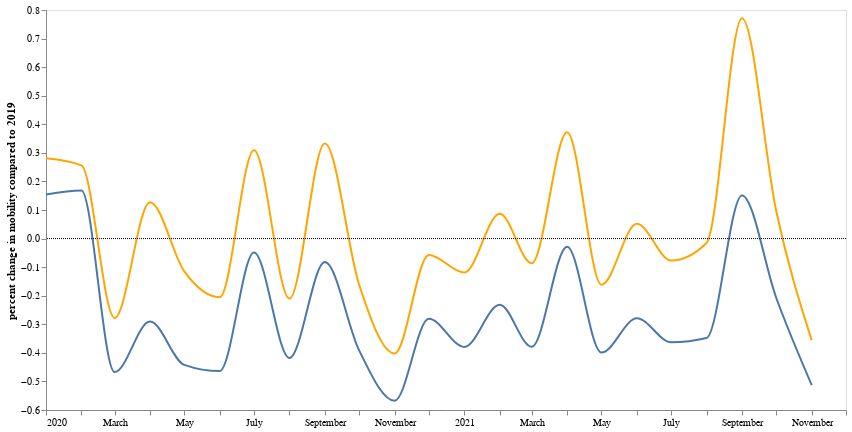

Notebook code for this chart:
### Code cell
total_mob

### Figure 1 — Vega-Lite specification as saved in the notebook (floating-point values rounded to 4 significant figures)
{"config": {"view": {"continuousWidth": 400, "continuousHeight": 300}}, "layer": [{"data": {"name": "data-10c8f5c847f7b7bb006a38451f9e12aa"}, "mark": {"type": "line", "interpolate": "monotone", "opacity": 1.0}, "encoding": {"x": {"type": "temporal", "axis": {"grid": false, "title": null}, "field": "date"}, "y": {"type": "quantitative", "axis": {"grid": false, "title": "percent change in mobility compared to 2019"}, "field": "value"}}, "height": 400, "width": 800}, {"data": {"name": "data-e49234eba73d1ecc835c28aa910384ab"}, "mark": {"type": "line", "color": "orange", "interpolate": "monotone", "opacity": 1.0}, "encoding": {"x": {"type": "temporal", "axis": {"grid": false, "title": null}, "field": "date"}, "y": {"type": "quantitative", "axis": {"grid": false, "title": "percent change in mobility compared to 2019"}, "field": "value"}}, "height": 400, "width": 800}, {"data": {"name": "data-6f5cbcae4d1d760039d98b58f1e752eb"}, "mark": {"type": "rule", "strokeDash": [1, 1]}, "encoding": {"y": {"type": "quantitative", "field": "y"}}}], "$schema": "https://vega.github.io/schema/vega-lite/v4.8.1.json", "datasets": {"data-10c8f5c847f7b7bb006a38451f9e12aa": [{"month": "01", "year": "20-19", "value": 0.154, "full_year": "2020", "date": "2020-01-01T00:00:00"}, {"month": "02", "year": "20-19", "value": 0.1679, "full_year": "2020", "date": "2020-02-01T00:00:00"}, {"month": "03", "year": "20-19", "value": -0.4673, "full_year": "2020", "date": "2020-03-01T00:00:00"}, {"month": "04", "year": "20-19", "value": -0.2906, "full_year": "2020", "date": "2020-04-01T00:00:00"}, {"month": "05", "year": "20-19", "value": -0.442, "full_year": "2020", "date": "2020-05-01T00:00:00"}, {"month": "06", "year": "20-19", "value": -0.4639, "full_year": "2020", "date": "2020-06-01T00:00:00"}, {"month": "07", "year": "20-19", "value": -0.04915, "full_year": "2020", "date": "2020-07-01T00:00:00"}, {"month": "08", "year": "20-19", "value": -0.4178, "full_year": "2020", "date": "2020-08-01T00:00:00"}, {"month": "09", "year": "20-19", "value": -0.08242, "full_year": "2020", "date": "2020-09-01T00:00:00"}, {"month": "10", "year": "20-19", "value": -0.3912, "full_year": "2020", "date": "2020-10-01T00:00:00"}, {"month": "11", "year": "20-19", "value": -0.5678, "full_year": "2020", "date": "2020-11-01T00:00:00"}, {"month": "12", "year": "20-19", "value": -0.2807, "full_year": "2020", "date": "2020-12-01T00:00:00"}, {"month": "01", "year": "21-19", "value": -0.3792, "full_year": "2021", "date": "2021-01-01T00:00:00"}, {"month": "02", "year": "21-19", "value": -0.232, "full_year": "2021", "date": "2021-02-01T00:00:00"}, {"month": "03", "year": "21-19", "value": -0.3788, "full_year": "2021", "date": "2021-03-01T00:00:00"}, {"month": "04", "year": "21-19", "value": -0.02874, "full_year": "2021", "date": "2021-04-01T00:00:00"}, {"month": "05", "year": "21-19", "value": -0.3991, "full_year": "2021", "date": "2021-05-01T00:00:00"}, {"month": "06", "year": "21-19", "value": -0.2787, "full_year": "2021", "date": "2021-06-01T00:00:00"}, {"month": "07", "year": "21-19", "value": -0.3626, "full_year": "2021", "date": "2021-07-01T00:00:00"}, {"month": "08", "year": "21-19", "value": -0.3478, "full_year": "2021", "date": "2021-08-01T00:00:00"}, {"month": "09", "year": "21-19", "value": 0.1511, "full_year": "2021", "date": "2021-09-01T00:00:00"}, {"month": "10", "year": "21-19", "value": -0.208, "full_year": "2021", "date": "2021-10-01T00:00:00"}, {"month": "11", "year": "21-19", "value": -0.5128, "full_year": "2021", "date": "2021-11-01T00:00:00"}, {"month": "12", "year": "21-19", "value": null, "full_year": "2021", "date": "2021-12-01T00:00:00"}], "data-e49234eba73d1ecc835c28aa910384ab": [{"month": "01", "year": "20-19", "value": 0.2809, "full_year": "2020", "date": "2020-01-01T00:00:00"}, {"month": "02", "year": "20-19", "value": 0.256, "full_year": "2020", "date": "2020-02-01T00:00:00"}, {"month": "03", "year": "20-19", "value": -0.278, "full_year": "2020", "date": "2020-03-01T00:00:00"}, {"month": "04", "year": "20-19", "value": 0.1271, "full_year": "2020", "date": "2020-04-01T00:00:00"}, {"month": "05", "year": "20-19", "value": -0.1146, "full_year": "2020", "date": "2020-05-01T00:00:00"}, {"month": "06", "year": "20-19", "value": -0.205, "full_year": "2020", "date": "2020-06-01T00:00:00"}, {"month": "07", "year": "20-19", "value": 0.3094, "full_year": "2020", "date": "2020-07-01T00:00:00"}, {"month": "08", "year": "20-19", "value": -0.21, "full_year": "2020", "date": "2020-08-01T00:00:00"}, {"month": "09", "year": "20-19", "value": 0.3329, "full_year": "2020", "date": "2020-09-01T00:00:00"}, {"month": "10", "year": "20-19", "value": -0.1615, "full_year": "2020", "date": "2020-10-01T00:00:00"}, {"month": "11", "year": "20-19", "value": -0.4022, "full_year": "2020", "date": "2020-11-01T00:00:00"}, {"month": "12", "year": "20-19", "value": -0.05751, "full_year": "2020", "date": "2020-12-01T00:00:00"}, {"month": "01", "year": "21-19", "value": -0.1191, "full_year": "2021", "date": "2021-01-01T00:00:00"}, {"month": "02", "year": "21-19", "value": 0.08653, "full_year": "2021", "date": "2021-02-01T00:00:00"}, {"month": "03", "year": "21-19", "value": -0.08631, "full_year": "2021", "date": "2021-03-01T00:00:00"}, {"month": "04", "year": "21-19", "value": 0.3722, "full_year": "2021", "date": "2021-04-01T00:00:00"}, {"month": "05", "year": "21-19", "value": -0.1614, "full_year": "2021", "date": "2021-05-01T00:00:00"}, {"month": "06", "year": "21-19", "value": 0.05161, "full_year": "2021", "date": "2021-06-01T00:00:00"}, {"month": "07", "year": "21-19", "value": -0.07695, "full_year": "2021", "date": "2021-07-01T00:00:00"}, {"month": "08", "year": "21-19", "value": -0.01546, "full_year": "2021", "date": "2021-08-01T00:00:00"}, {"month": "09", "year": "21-19", "value": 0.7716, "full_year": "2021", "date": "2021-09-01T00:00:00"}, {"month": "10", "year": "21-19", "value": 0.09575, "full_year": "2021", "date": "2021-10-01T00:00:00"}, {"month": "11", "year": "21-19", "value": -0.356, "full_year": "2021", "date": "2021-11-01T00:00:00"}, {"month": "12", "year": "21-19", "value": null, "full_year": "2021", "date": "2021-12-01T00:00:00"}], "data-6f5cbcae4d1d760039d98b58f1e752eb": [{"y": 0.0}]}}
